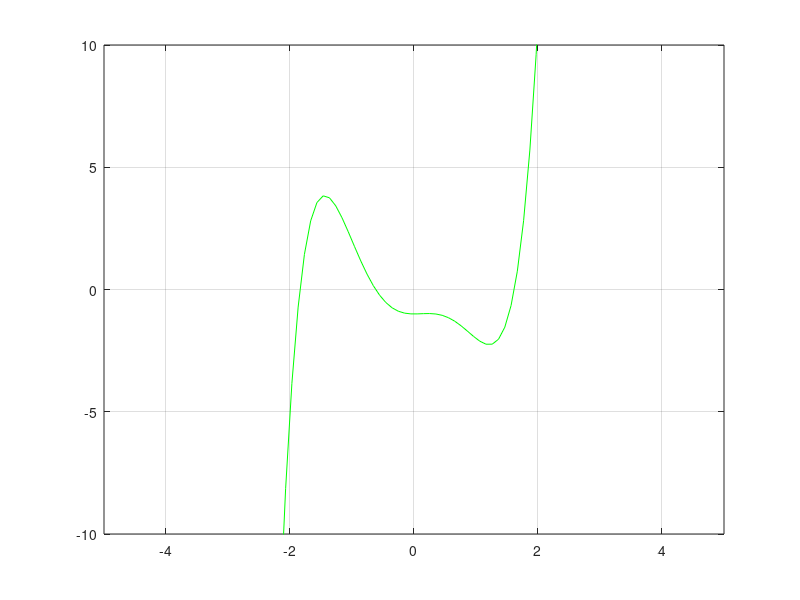

Recreate this plot in MATLAB.
clear
clc
f = @(x) exp(x) -( 2*(x^2));  % f = g - h
g = @(x) exp(x);           % karena utk x lebih besar g>h
h = @(x) 2*(x.^2);

x = linspace(-5,5,100);
% hold on 
% axis([-5 5 0 10]); 
% plot(x,g(x),'-r')
% plot(x,h(x),'g-')
% hold off

a = zeros(1,1);
b = zeros (1,1);
indeks = 1;
i = -5;
while i < 6
    b(indeks) = f(i);
    a(indeks) = i;
    indeks = indeks + 1;
    i = i + 1;
end

%% Hasil TABULASI NILAI
C = [a;b]'

ff = @(x) x.^5 - 3*(x.^3) + x.^2 -1;
plot(x,ff(x),'g-')      
axis([-5 5 -10 10]); 
grid on 

    
    